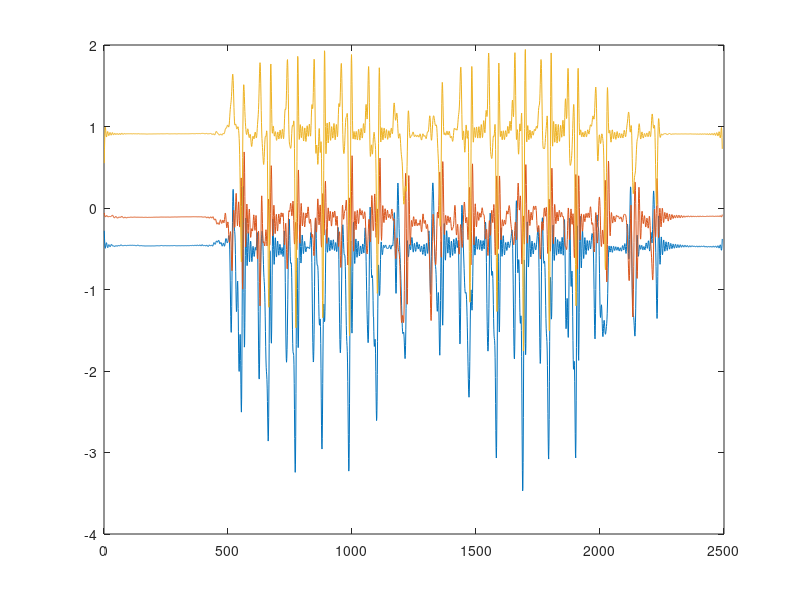

MATLAB code for this plot:
load test2.mat

lpf_10HzData = lFoot.accel.filterData.lpf_10Hz;

%show them to me!
figure; plot(lpf_10HzData.x); hold on;
 plot(lpf_10HzData.y);
 plot(lpf_10HzData.z);
 
%get the gravity vector
notmovingTimePoint =250;

xNotMoving = lpf_10HzData.x(250);
yNotMoving = lpf_10HzData.y(250);
zNotMoving = lpf_10HzData.z(250);

gravityVector =nthroot( (xNotMoving.^2 + yNotMoving.^2 + zNotMoving.^2), 3)
% http://cache.freescale.com/files/sensors/doc/app_note/AN3461.pdf
roll = 0;
pitch = 0;
yaw = 0;

roll = atan(yNotMoving/zNotMoving)
pitch = atan(-xNotMoving/sqrt(yNotMoving.^2 + zNotMoving.^2))


